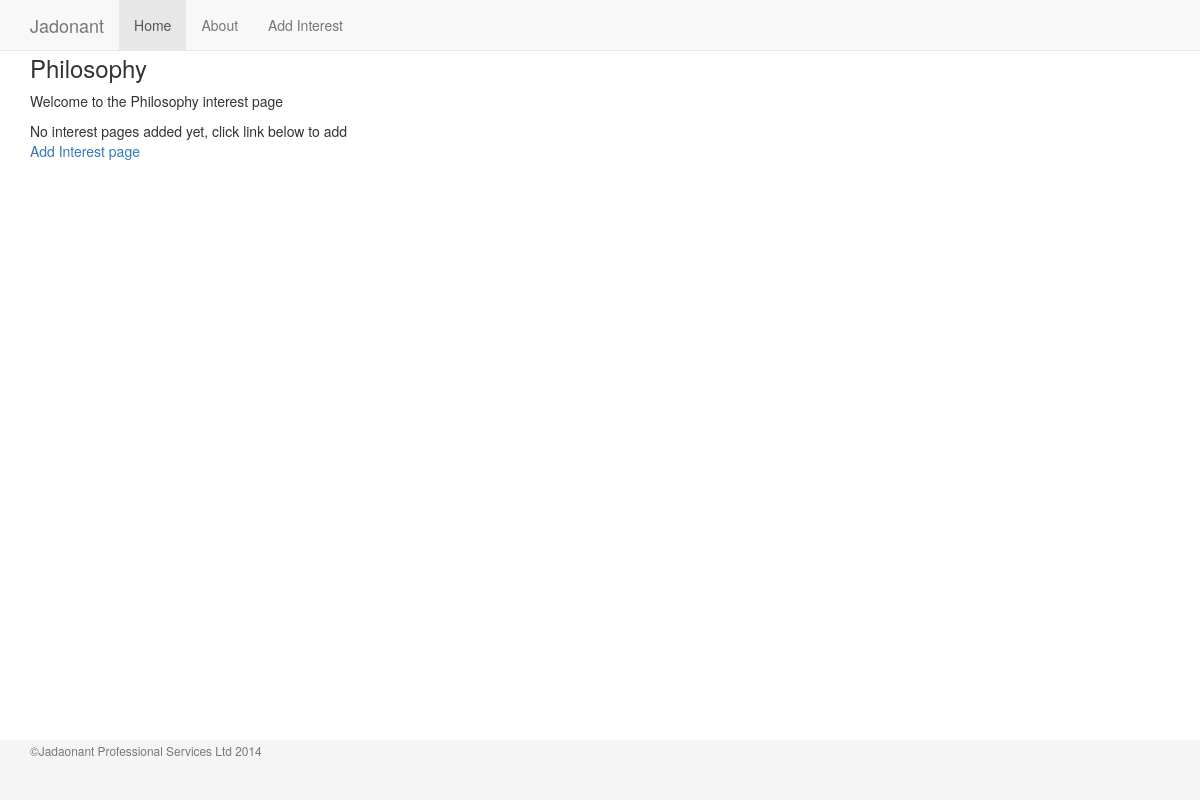
The page /Philosophy on the database as committed earlier.
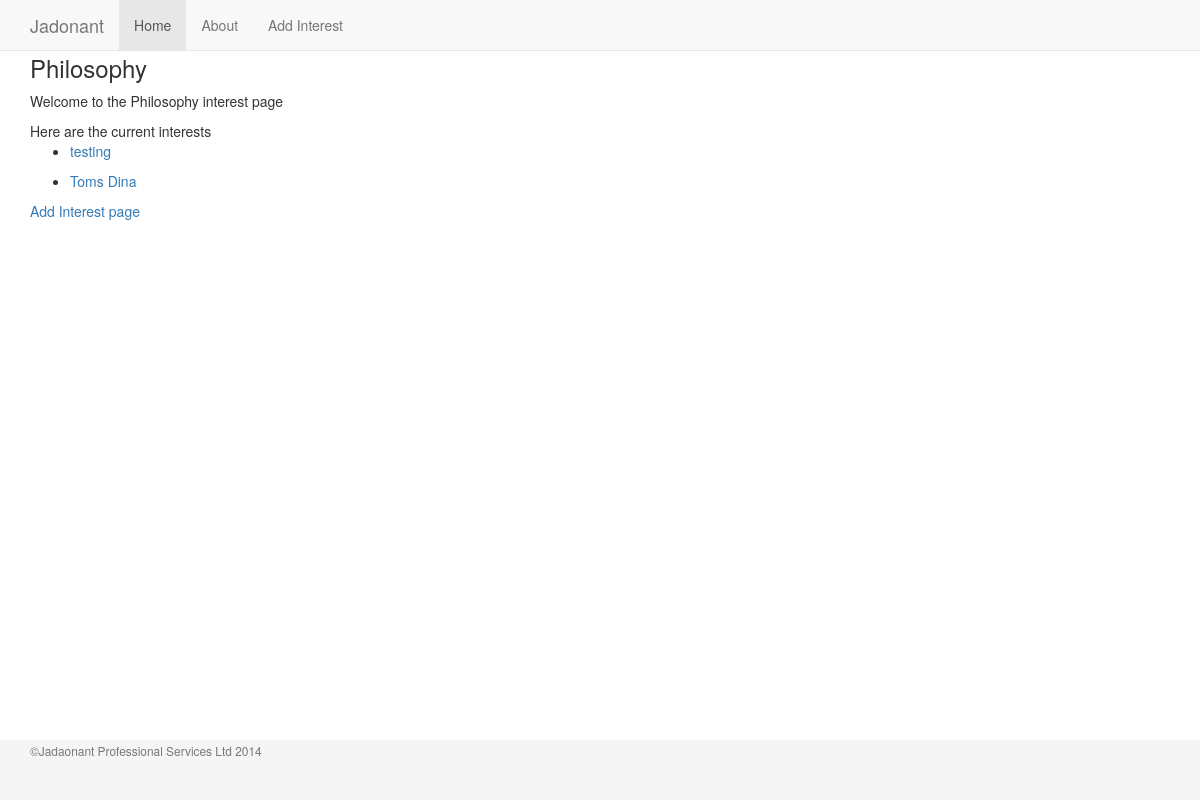
The same page on the database as committed later.
### app/models.py (models this page shows, shortened)
class Interests(db.Model):
    __tablename__ = 'interests'
    id = db.Column(db.Integer, db.Sequence('interest_id'), primary_key=True)
    title = db.Column(db.String(100))
    url = db.Column(db.String(100))
    category_id = db.Column(db.Integer, db.ForeignKey('category.id')) #remove _id from category

### app/views.py (the view)
@app.route('/<path:category_name>')
def category_name(category_name):
    category = decode_url(category_name)
    test_cat = db.session.query(Category).filter_by(name=category).first()
    category_pages = db.session.query(Interests).filter(Interests.category_id == test_cat.id).all()
    return render_template('category.html', category=category, category_pages=category_pages, title=category)

### app/views.py (called while the page is built)
def decode_url(category_name_url):
    return urllib.unquote(category_name_url)

@app.template_filter()
def get_current_year(*args):
    current_date = datetime.now()
    year = current_date.year
    return year

### app/templates/category.html
{% extends 'base1.html' %}
{% block content %}
  <h3>{{category}}</h3>
  <p>Welcome to the {{category}} interest page</p>
    {% if category_pages != [] %}
    Here are the current interests
    {% for pages in category_pages %}
    <ul>
        <li><a href="{{pages.url}}" target="_blank">{{pages.title}}</a></li>
    </ul>
    {% endfor %}
    {% else %}
    <div id="no_results">
        No interest pages added yet, click link below to add
    </div>
    {% endif %}
  <p><a href="/add_page">Add Interest page</a></p>
{% endblock %}

Rows that differ between the two databases and show on the page:
added Interests: title "testing"
added Interests: title "Toms Dina"
Other text that changed with them:
text no longer shown: "No interest pages added yet, click link below to add"
text now shown: "Here are the current interests"
